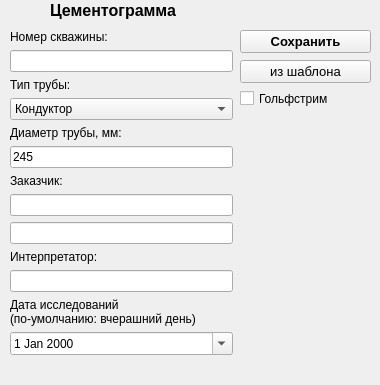
    <widget class="QWidget" name="tab_3">
     <attribute name="title">
      <string>Цементограмма</string>
     </attribute>
     <widget class="QPushButton" name="pushButton_from_temp">
      <property name="geometry">
       <rect>
        <x>240</x>
        <y>60</y>
        <width>131</width>
        <height>23</height>
       </rect>
      </property>
      <property name="font">
       <font>
        <pointsize>10</pointsize>
       </font>
      </property>
      <property name="text">
       <string>из шаблона</string>
      </property>
     </widget>
     <widget class="QPushButton" name="pushButton_save_cement">
      <property name="geometry">
       <rect>
        <x>240</x>
        <y>30</y>
        <width>131</width>
        <height>23</height>
       </rect>
      </property>
      <property name="font">
       <font>
        <pointsize>10</pointsize>
        <weight>75</weight>
        <bold>true</bold>
       </font>
      </property>
      <property name="text">
       <string>Сохранить</string>
      </property>
     </widget>
     <widget class="QWidget" name="verticalLayoutWidget_2">
      <property name="geometry">
       <rect>
        <x>10</x>
        <y>30</y>
        <width>223</width>
        <height>346</height>
       </rect>
      </property>
      <layout class="QVBoxLayout" name="verticalLayout_2">
       <item>
        <widget class="QLabel" name="label_3">
         <property name="text">
          <string>Номер скважины:</string>
         </property>
        </widget>
       </item>
       <item>
        <widget class="QLineEdit" name="lineEdit_number_skv"/>
       </item>
       <item>
        <widget class="QLabel" name="label_30">
         <property name="text">
          <string>Тип трубы:</string>
         </property>
        </widget>
       </item>
       <item>
        <widget class="QComboBox" name="comboBox_pipe_type">
         <item>
          <property name="text">
           <string>Кондуктор</string>
          </property>
         </item>
         <item>
          <property name="text">
           <string>Направление</string>
          </property>
         </item>
         <item>
          <property name="text">
           <string>Колонна</string>
          </property>
         </item>
         <item>
          <property name="text">
           <string>Тех. колонна</string>
          </property>
         </item>
        </widget>
       </item>
       <item>
        <widget class="QLabel" name="label_31">
         <property name="text">
          <string>Диаметр трубы, мм:</string>
         </property>
        </widget>
       </item>
       <item>
        <widget class="QLineEdit" name="lineEdit_pipe_diameter">
         <property name="text">
          <string>245</string>
         </property>
        </widget>
       </item>
       <item>
        <widget class="QLabel" name="label_32">
         <property name="text">
          <string>Заказчик:</string>
         </property>
        </widget>
       </item>
       <item>
        <widget class="QLineEdit" name="lineEdit_client"/>
       </item>
       <item>
        <widget class="QLineEdit" name="lineEdit_client2"/>
       </item>
       <item>
        <widget class="QLabel" name="label_33">
         <property name="text">
          <string>Интерпретатор:</string>
         </property>
        </widget>
       </item>
       <item>
        <widget class="QLineEdit" name="lineEdit_interpreter"/>
       </item>
       <item>
        <widget class="QLabel" name="label_34">
         <property name="text">
          <string>Дата исследований
(по-умолчанию: вчерашний день)</string>
         </property>
        </widget>
       </item>
       <item>
        <widget class="QDateEdit" name="dateEdit">
         <property name="calendarPopup">
          <bool>true</bool>
         </property>
        </widget>
       </item>
       <item>
        <spacer name="verticalSpacer">
         <property name="orientation">
          <enum>Qt::Vertical</enum>
         </property>
         <property name="sizeHint" stdset="0">
          <size>
           <width>20</width>
           <height>40</height>
          </size>
         </property>
        </spacer>
       </item>
      </layout>
     </widget>
     <widget class="QLabel" name="label_59">
      <property name="geometry">
       <rect>
        <x>50</x>
        <y>0</y>
        <width>141</width>
        <height>21</height>
       </rect>
      </property>
      <property name="font">
       <font>
        <pointsize>12</pointsize>
        <weight>75</weight>
        <bold>true</bold>
       </font>
      </property>
      <property name="text">
       <string>Цементограмма</string>
      </property>
     </widget>
     <widget class="QCheckBox" name="checkBox_golfstrim">
      <property name="geometry">
       <rect>
        <x>240</x>
        <y>90</y>
        <width>101</width>
        <height>17</height>
       </rect>
      </property>
      <property name="text">
       <string>Гольфстрим</string>
      </property>
     </widget>
    </widget>
